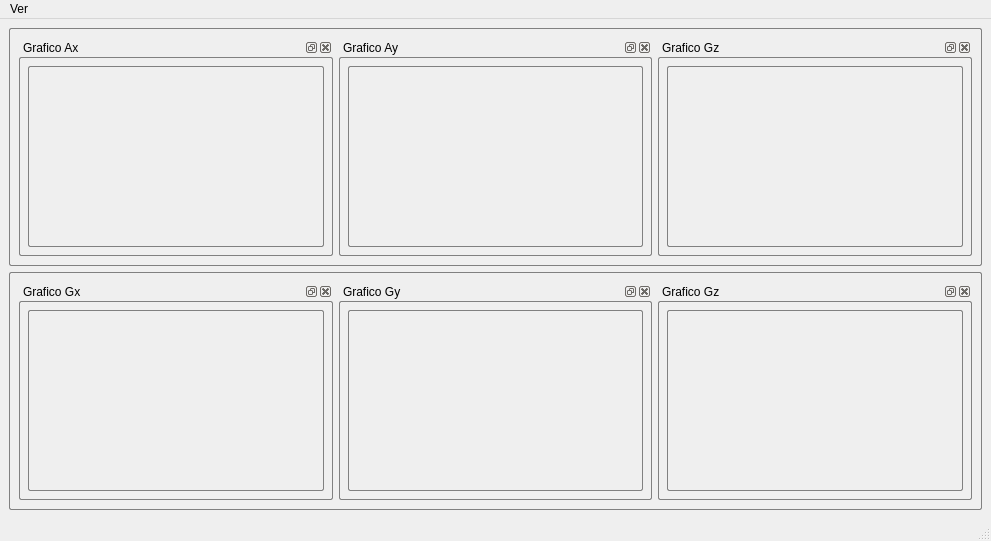
<?xml version="1.0" encoding="UTF-8"?>
<ui version="4.0">
 <class>Graficos</class>
 <widget class="QMainWindow" name="Graficos">
  <property name="geometry">
   <rect>
    <x>0</x>
    <y>0</y>
    <width>991</width>
    <height>541</height>
   </rect>
  </property>
  <property name="windowTitle">
   <string>MainWindow</string>
  </property>
  <property name="styleSheet">
   <string notr="true"/>
  </property>
  <widget class="QWidget" name="centralwidget">
   <property name="autoFillBackground">
    <bool>false</bool>
   </property>
   <layout class="QVBoxLayout" name="verticalLayout">
    <item>
     <widget class="QFrame" name="frame">
      <property name="styleSheet">
       <string notr="true">QWidget {
				 border: 1px solid gray;
			     border-radius: 2px; 
				}</string>
      </property>
      <property name="frameShape">
       <enum>QFrame::StyledPanel</enum>
      </property>
      <property name="frameShadow">
       <enum>QFrame::Raised</enum>
      </property>
      <layout class="QHBoxLayout" name="horizontalLayout_2">
       <item>
        <widget class="QDockWidget" name="dockWidgetAx">
         <property name="windowTitle">
          <string>Grafico Ax</string>
         </property>
         <widget class="QWidget" name="dockWidgetLayoutAx">
          <layout class="QGridLayout" name="gridLayout">
           <item row="0" column="0">
            <widget class="QCustomPlot" name="graficoAcX" native="true"/>
           </item>
          </layout>
         </widget>
        </widget>
       </item>
       <item>
        <widget class="QDockWidget" name="dockWidgetAy">
         <property name="windowTitle">
          <string>Grafico Ay</string>
         </property>
         <widget class="QWidget" name="dockWidgetLayoutAy">
          <layout class="QGridLayout" name="gridLayout_2">
           <item row="0" column="0">
            <widget class="QCustomPlot" name="graficoAcY" native="true"/>
           </item>
          </layout>
         </widget>
        </widget>
       </item>
       <item>
        <widget class="QDockWidget" name="dockWidgetAz">
         <property name="windowTitle">
          <string>Grafico Gz</string>
         </property>
         <widget class="QWidget" name="dockWidgetLayoutAz">
          <layout class="QGridLayout" name="gridLayout_3">
           <item row="0" column="0">
            <widget class="QCustomPlot" name="graficoAcZ" native="true"/>
           </item>
          </layout>
         </widget>
        </widget>
       </item>
      </layout>
     </widget>
    </item>
    <item>
     <widget class="QFrame" name="frame_2">
      <property name="enabled">
       <bool>true</bool>
      </property>
      <property name="styleSheet">
       <string notr="true">QWidget {
				 border: 1px solid gray;
			     border-radius: 2px; 
				}</string>
      </property>
      <property name="frameShape">
       <enum>QFrame::StyledPanel</enum>
      </property>
      <property name="frameShadow">
       <enum>QFrame::Raised</enum>
      </property>
      <layout class="QHBoxLayout" name="horizontalLayout_3">
       <item>
        <widget class="QDockWidget" name="dockWidgetGx">
         <property name="windowTitle">
          <string>Grafico Gx</string>
         </property>
         <widget class="QWidget" name="dockWidgetLayoutGx">
          <layout class="QGridLayout" name="gridLayout_5">
           <item row="0" column="0">
            <widget class="QCustomPlot" name="graficoGyX" native="true">
             <property name="enabled">
              <bool>true</bool>
             </property>
            </widget>
           </item>
          </layout>
         </widget>
        </widget>
       </item>
       <item>
        <widget class="QDockWidget" name="dockWidgetGy">
         <property name="windowTitle">
          <string>Grafico Gy</string>
         </property>
         <widget class="QWidget" name="dockWidgetLayoutGy">
          <layout class="QGridLayout" name="gridLayout_8">
           <item row="0" column="0">
            <widget class="QCustomPlot" name="graficoGyY" native="true"/>
           </item>
          </layout>
         </widget>
        </widget>
       </item>
       <item>
        <widget class="QDockWidget" name="dockWidgetGz">
         <property name="windowTitle">
          <string>Grafico Gz</string>
         </property>
         <widget class="QWidget" name="dockWidgetLayoutGz">
          <layout class="QGridLayout" name="gridLayout_12">
           <item row="0" column="0">
            <widget class="QCustomPlot" name="graficoGyZ" native="true"/>
           </item>
          </layout>
         </widget>
        </widget>
       </item>
      </layout>
     </widget>
    </item>
   </layout>
  </widget>
  <widget class="QMenuBar" name="menubar">
   <property name="geometry">
    <rect>
     <x>0</x>
     <y>0</y>
     <width>991</width>
     <height>21</height>
    </rect>
   </property>
   <widget class="QMenu" name="menuVer">
    <property name="title">
     <string>Ver</string>
    </property>
   </widget>
   <addaction name="menuVer"/>
  </widget>
  <widget class="QStatusBar" name="statusbar"/>
 </widget>
 <customwidgets>
  <customwidget>
   <class>QCustomPlot</class>
   <extends>QWidget</extends>
   <header location="global">qcustomplot.h</header>
   <container>1</container>
  </customwidget>
 </customwidgets>
 <resources/>
 <connections/>
</ui>
